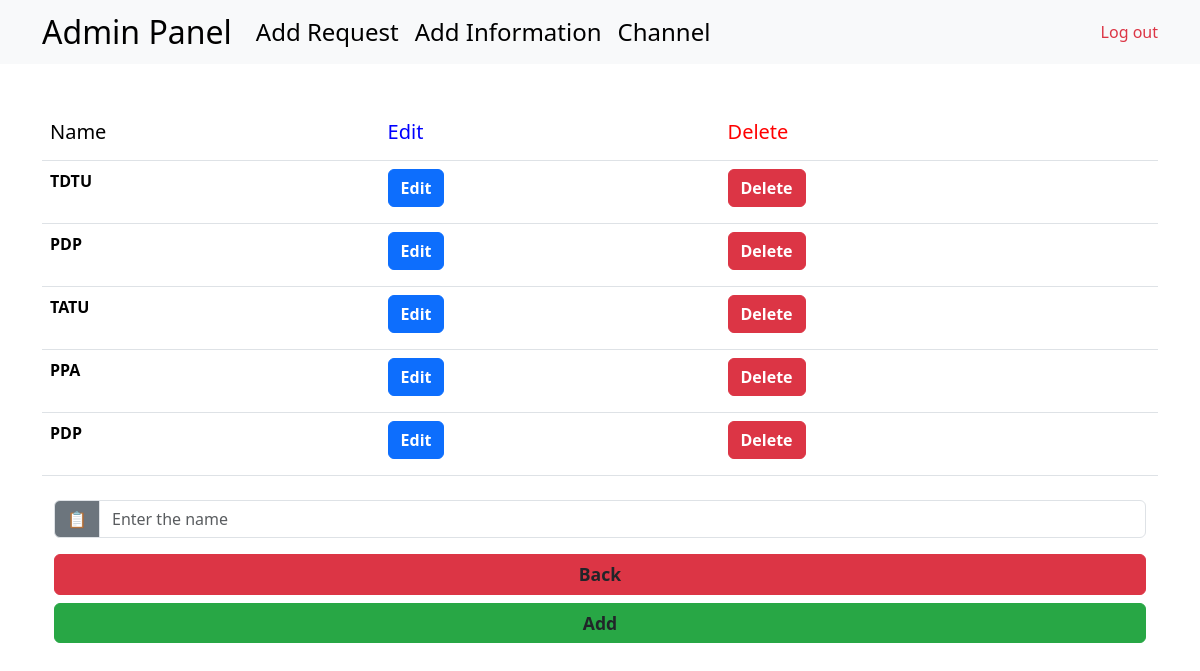
The page /pages/votes_insert.php?id=1 on the database its author committed.
### tables this page shows
CREATE TABLE `survey_variants` (
  `id` int NOT NULL AUTO_INCREMENT,
  `survey_id` int DEFAULT NULL,
  `name` varchar(255) DEFAULT NULL,
  PRIMARY KEY (`id`)
);

### src/DB.php (called while the page is built, shortened)
<?php
class DB
{
    public function __construct()
    {
        $this->pdo = new PDO("mysql:host=localhost;dbname=project", "foziljonvc", "1220");
    }
}

### src/Surveys.php (called while the page is built, shortened)
<?php
class Surveys extends DB
{
    public function  getSurveyInsert (int $id): false|array
    {
        $stmt = $this->pdo->prepare("SELECT * FROM survey_variants WHERE survey_id = :survey_id");
        $stmt->bindParam(":survey_id", $id);
        $stmt->execute();
        return $stmt->fetchAll(PDO::FETCH_ASSOC);
    }
}

### pages/votes_insert.php (the view, shortened to what this page needs)
<!doctype html>
<html lang="en" xmlns="http://www.w3.org/1999/html">
<head>
    <?php
    require "pages/partials/link.php";
    ?>
</head>
<body>
    <?php
    require 'pages/partials/navbar.php';
    ?>
    <div class="container mt-4">
        <form action="/insert" method="post">
            <table class="table mt-5">
                <thead>
                <tr>
                    <th><h5>Name</h5></th>
                    <th style="color: blue"><h5>Edit</h5></th>
                    <th style="color: red"><h5>Delete</h5></th>
                </tr>
                </thead>
                <tbody>
                <?php if ($_SERVER["REQUEST_METHOD"] == "GET" && isset($_GET["id"])) { $_SESSION['id'] = (int)$_GET['id']; $posts = (new Surveys())->getSurveyInsert($_SESSION['id']); $surveyName = (new Surveys())->getSurveyName($_SESSION['id']); } ?>
                    <?php $editId = $_GET['editId'] ?? false; ?>
                        <?php if (!empty($posts)): ?>
                            <?php foreach ($posts as $post) : ?>
                                <tr>
                                    <td>
                                        <?php if ($editId == $post['id']): ?>
                                            <input type="hidden" name="editId" value="<?= $post['id']; ?>">
                                            <b>Name</b>
                                            <input type="text" name="editName" value="<?= $post['name']; ?>" style="margin-bottom: 0.5rem;" required>
                                            <br>
                                            <button type="submit" class="btn btn-success"><b>Save</b></button>
                                            <a href="/insert?id=<?= $_SESSION['id']; ?>" class="btn btn-secondary"><b>Cancel</b></a>
                                        <?php else: ?>
                                            <b><?= $post['name']; ?></b>
                                        <?php endif; ?>
                                    </td>
                                    <td>
                                        <a href="/insert?id=<?= $_SESSION['id']; ?>&editId=<?= $post['id']; ?>" class="btn btn-primary" style="margin-bottom: 0.5rem;">
                                            <i class="bi bi-pencil-square"></i> <b>Edit</b>
                                        </a>
                                    </td>
                                    <td>
                                        <a href="/votes&delete?id=<?= $post['id']; ?>" class="btn btn-danger">
                                            <i class="bi bi-trash3-fill"></i> <b>Delete</b>
                                        </a>
                                    </td>
                                </tr>
                            <?php endforeach; ?>
                        <?php endif; ?>
                </tbody>
            </table>
        </form>
        <form action="/add&votes" method="post">
            <div class="container mt-4">
                <div class="mb-3">
                    <div class="input-group mb-3">
                        <span class="input-group-text input-group-text-custom">📋</span>
                        <input type="text" class="form-control form-control-custom" placeholder="Enter the name" name="survey_insert"
                               aria-label="Survey" <?php if (!$editId): ?> required <?php endif; ?> >
                    </div>
                    <div class="d-grid">
                        <a href="/votes" class="btn btn-back">
                            <b>Back</b>
                        </a>
                        <button class="btn btn-add" type="submit"><b>Add</b></button>
                    </div>
                </div>
            </div>
        </form>
    </div>
</body>
</html>

### pages/partials/link.php (shortened to what this page needs)
<link href="https://cdn.jsdelivr.net/npm/bootstrap@5.3.3/dist/css/bootstrap.min.css"
      rel="stylesheet"
>

### pages/partials/navbar.php (shortened to what this page needs)
<nav class="navbar navbar-expand-lg bg-body-tertiary">
    <div class="container">
        <a class="navbar-brand" href="/admin">
            <h2 class="mb-0">Admin Panel</h2>
        </a>
        <div class="collapse navbar-collapse" id="navbarSupportedContent">
            <ul class="navbar-nav me-auto mb-2 mb-lg-0">
                <li class="nav-item">
                    <a class="nav-link active" aria-current="page" href="/home"><h4 class="mb-0">Add Request</h4></a>
                </li>
                <li class="nav-item">
                    <a class="nav-link active" aria-current="page" href="/votes"><h4 class="mb-0">Add Information</h4></a>
                </li>
                <li class="nav-item">
                    <a class="nav-link active" aria-current="page" href="/channels"><h4 class="mb-0">Channel</h4></a>
                </li>
            </ul>
            <div class="d-flex align-items-center">
                <a href="/logout" class="text-danger d-flex align-items-center text-decoration-none">
                    <i class="bi bi-box-arrow-right me-2"></i> Log out
                </a>
            </div>
        </div>
    </div>
</nav>

### pages/votes_insert.php (style rules this page uses)
.input-group-text-custom { background-color: #6c757d; color: #ffffff; border-radius: 0.375rem 0 0 0.375rem; }
.form-control-custom { border-radius: 0 0.375rem 0.375rem 0; }
.btn-back { background-color: #dc3545; border-color: #dc3545; font-size: 1.1rem; font-weight: 600; border-radius: 0.375rem; }
.btn-add { background-color: #28a745; border-color: #28a745; font-size: 1.1rem; font-weight: 600; border-radius: 0.375rem; margin-top: 0.5rem; }

### rows shown on the page
survey_variants: name "TDTU"
survey_variants: name "PDP"
survey_variants: name "TATU"
survey_variants: name "PPA"
survey_variants: name "PDP"
